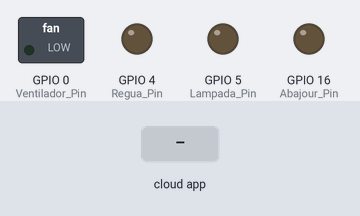
A program run on a simulated ESP8266 (NodeMCU). Parts: switched loads named in the program (green lamp = pin HIGH), output pins drawn as LEDs (lit = HIGH). Inputs (shaded band) come from the test bench. WiFi joins after 1.5 s; servers stay silent unless stated; what the program prints to the serial monitor is not drawn.

Above: at 2.7 s.
2.8 s: the phone or cloud app sets 62e4dfa70bb1005386679241 to 1
At 3.9 s:
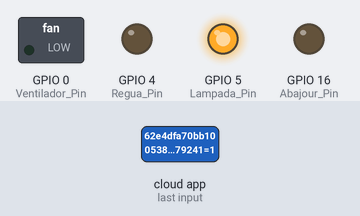
4.3 s: the phone or cloud app sets 62e4dfcc0bb1005386679261 to 1
At 5.0 s:
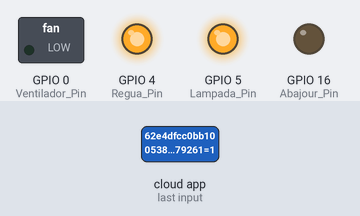
5.8 s: the phone or cloud app sets 62e4dcb14dd95ec7bdbc87d6 to 1
At 6.1 s:
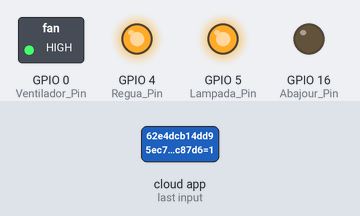
7.3 s: the phone or cloud app sets 62e4dfa70bb1005386679241 to 0
At 8.5 s:
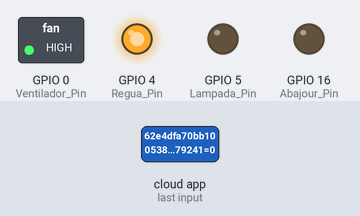
8.8 s: the phone or cloud app sets 62e4dfcc0bb1005386679261 to 0
At 9.6 s:
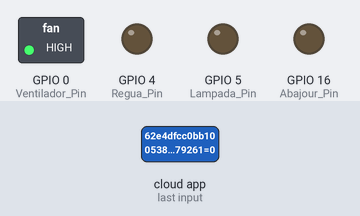
10.3 s: the phone or cloud app sets 62e4dfa70bb1005386679241 to 1
At 10.8 s:
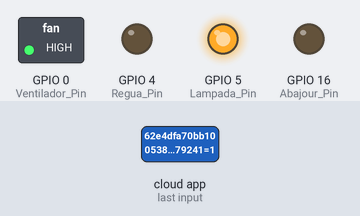
Timing chart, 0 to 12.8 s (numbered marks = the images above; inputs shaded):
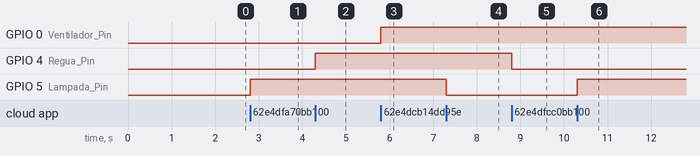

The program:

main.cpp
```cpp
#include <ESP8266WiFi.h>
#include "SinricPro.h"
#include "SinricProSwitch.h"

#define WIFI_SSID         "Bade"
#define WIFI_PASS         "23062017"
#define APP_KEY           "42261fee-8f5d-47bb-9c8c-9da988b98d76"      // O seu App Key é algo como "de0bxxxx-1x3x-4x3x-ax2x-5dabxxxxxxxx"
#define APP_SECRET        "f77fc77c-93fe-45b5-a3a7-20b890b9b101-14d4c9da-f04d-4e00-a83a-0d9e0023c5ef"   // O seu App Secret é algo como "5f36xxxx-x3x7-4x3x-xexe-e86724a9xxxx-4c4axxxx-3x3x-x5xe-x9x3-333d65xxxxxx"

#define Abajour_ID       "62e4dfa70bb1005386679241"    // Algo como "5dc1564130xxxxxxxxxxxxxx"
#define Abajour_Pin 16  // O pino fisico onde está ligado
#define Lampada_ID       "62e4dfa70bb1005386679241"    // Algo como "5dc1564130xxxxxxxxxxxxxx"
#define Lampada_Pin 5  // O pino fisico onde está ligado
#define Regua_ID       "62e4dfcc0bb1005386679261"    // Algo como "5dc1564130xxxxxxxxxxxxxx"
#define Regua_Pin 4  // O pino fisico onde está ligado
#define Ventilador_ID       "62e4dcb14dd95ec7bdbc87d6"    // Algo como "5dc1564130xxxxxxxxxxxxxx"
#define Ventilador_Pin 0  // O pino fisico onde está ligado

#define BAUD_RATE         9600                // Se precisar, pode trocar o baud rate


void setupWiFi();
void setupSinricPro();
bool AbajourState(const String &deviceId, bool &state);
bool LampadaState(const String &deviceId, bool &state);
bool ReguaState(const String &deviceId, bool &state);
bool VentiladorState(const String &deviceId, bool &state);


// main setup function
void setup() {
  Serial.begin(BAUD_RATE); Serial.printf("\r\n\r\n");
  setupWiFi();
  setupSinricPro();
  pinMode(Abajour_Pin, OUTPUT);
  pinMode(Lampada_Pin, OUTPUT);
  pinMode(Regua_Pin, OUTPUT);
  pinMode(Ventilador_Pin, OUTPUT);
}

void loop() {
  SinricPro.handle();
}


bool AbajourState(const String &deviceId, bool &state) {
  Serial.printf("O abajour foi %s\r\n", state?"ligado":"desligado");
  digitalWrite(Abajour_Pin, state);
  return true; // request handled properly
}

bool LampadaState(const String &deviceId, bool &state) {
  Serial.printf("A lampada foi %s\r\n", state?"ligada":"desligada");
  digitalWrite(Lampada_Pin, state);
  return true; // request handled properly
}

bool ReguaState(const String &deviceId, bool &state) {
  Serial.printf("A regua de energia foi %s\r\n", state?"ligada":"desligada");
  digitalWrite(Regua_Pin, state);
  return true; // request handled properly
}

bool VentiladorState(const String &deviceId, bool &state) {
  Serial.printf("O ventilador foi %s\r\n", state?"ligado":"desligado");
  digitalWrite(Ventilador_Pin, state);
  return true; // request handled properly
}

// setup das conexões Wifi
void setupWiFi() {
  Serial.printf("\r\n[Wifi]: Conectando...");
  WiFi.begin(WIFI_SSID, WIFI_PASS);

  while (WiFi.status() != WL_CONNECTED) {
    Serial.printf(".");
    delay(250);
  }

  Serial.printf("Conectado!\r\n[WiFi]: Endereço de IP e %s\r\n", WiFi.localIP().toString().c_str());
}

// setup das funções para o SinricPro
void setupSinricPro() {
  // add devices and callbacks to SinricPro
  SinricProSwitch &mySwitch1 = SinricPro[Abajour_ID];
  mySwitch1.onPowerState(AbajourState);

  SinricProSwitch &mySwitch2 = SinricPro[Lampada_ID];
  mySwitch2.onPowerState(LampadaState);

  SinricProSwitch &mySwitch3 = SinricPro[Regua_ID];
  mySwitch3.onPowerState(ReguaState);

  SinricProSwitch &mySwitch4 = SinricPro[Ventilador_ID];
  mySwitch4.onPowerState(VentiladorState);

  // setup SinricPro
  SinricPro.onConnected([](){ Serial.printf("Conectado a nuvem SinricPro\r\n"); });
  SinricPro.onDisconnected([](){ Serial.printf("Desconectado a nuvem SinricPro\r\n"); });
  SinricPro.begin(APP_KEY, APP_SECRET);
}
```

Measured:
- after the input at 2.8 s, GPIO 5 (Lampada_Pin): LOW → HIGH at once
- after the input at 4.3 s, GPIO 4 (Regua_Pin): LOW → HIGH at once
- after the input at 5.8 s, GPIO 0 (Ventilador_Pin): LOW → HIGH at once
- after the input at 7.3 s, GPIO 5 (Lampada_Pin): HIGH → LOW at once
- after the input at 8.8 s, GPIO 4 (Regua_Pin): HIGH → LOW at once
- after the input at 10.3 s, GPIO 5 (Lampada_Pin): LOW → HIGH at once
